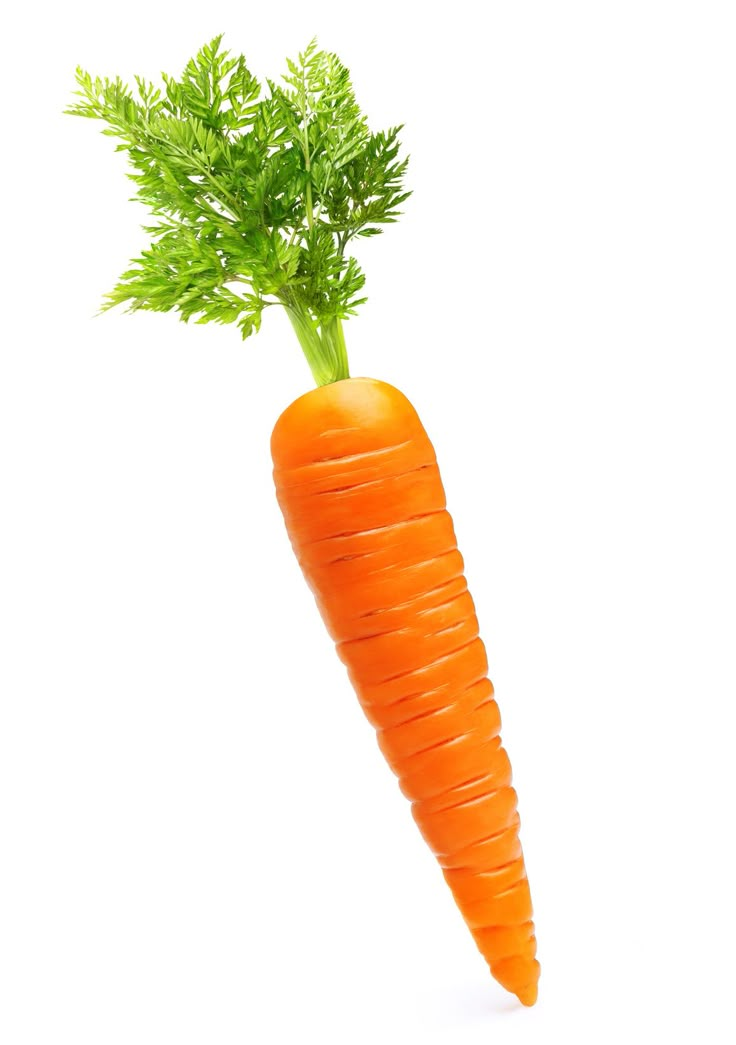
#> input picture carrot.jpg, 736 x 1045 px, given in place of the camera
$ python main.py
#> lines starting #> are read from the running program, lines starting #| are printed output that depends on the picture; after the words box and inside, x2 and y2 are one past the last pixel; in counts of white or black regions, pixels touching at a corner belong together
import cv2
import numpy as np
from vegetable_data import vegetable_info

stable_name = ""
stable_count = 0
CONFIRM_FRAMES = 2
detected_frames = 0

# ------------------ Sharp Detection ------------------

def count_sharp_ends(cnt):
    if len(cnt) > 150:
        cnt = cv2.approxPolyDP(cnt, 5, True)

    pts = cnt.reshape(-1,2)
    max_dist = 0
    p1 = p2 = None

    for i in range(len(pts)):
        for j in range(i+1,len(pts)):
            dist = np.linalg.norm(pts[i]-pts[j])
            if dist > max_dist:
                max_dist = dist
                p1 = pts[i]
                p2 = pts[j]

    sharp_count = 0

    for p in [p1,p2]:
        dists = np.linalg.norm(pts - p, axis=1)
        idx = np.argmin(dists)

        prev = pts[(idx-5)%len(pts)]
        nextp = pts[(idx+5)%len(pts)]

        v1 = prev - p
        v2 = nextp - p

        angle = abs(np.degrees(
            np.arctan2(v2[1],v2[0]) -
            np.arctan2(v1[1],v1[0])
        ))

        if angle < 80:
            sharp_count += 1

    return sharp_count

# ------------------ Camera ------------------

cap = cv2.VideoCapture(0)
kernel = np.ones((5,5), np.uint8)
cv2.namedWindow("Smart Scan", cv2.WINDOW_NORMAL)

while True:
    ret, frame = cap.read()
#> frame is the input picture: shape (1045, 736, 3); mean B, G, R 215.7, 235.2, 244.6
    if not ret:
        break

    frame = cv2.flip(frame, 1)
    h, w, _ = frame.shape
#> h = 1045; w = 736

    box = 300
    sx = w//2 - box//2
#> sx = 218
    sy = h//2 - box//2
#> sy = 372
    ex = sx + box
#> ex = 518
    ey = sy + box
#> ey = 672

    cv2.rectangle(frame,(sx,sy),(ex,ey),(255,255,255),2)
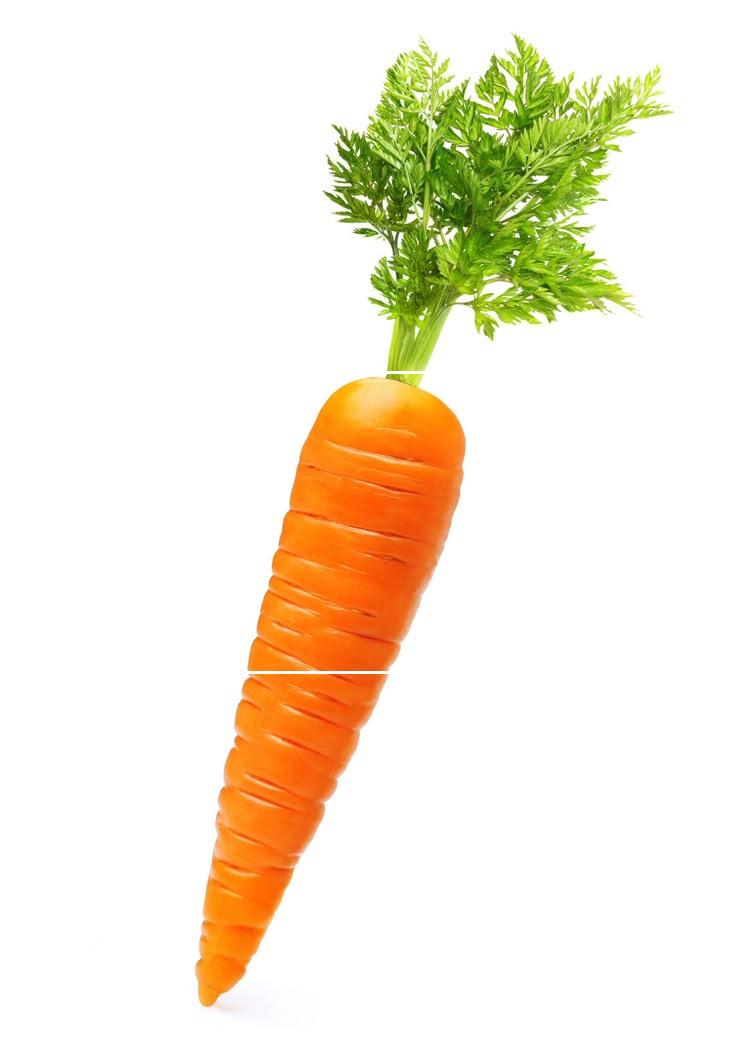
#> frame: shape (1045, 736, 3); mean B, G, R 215.9, 235.3, 244.6

    roi = frame[sy:ey, sx:ex]
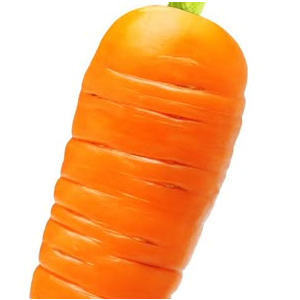
#> roi: shape (300, 300, 3); mean B, G, R 140.9, 189.4, 250.6
    roi = cv2.convertScaleAbs(roi, alpha=1.1, beta=10)
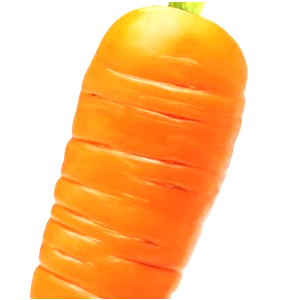
#> roi: shape (300, 300, 3); mean B, G, R 147.6, 200.7, 254.8
    blur = cv2.GaussianBlur(roi,(5,5),0)
    hsv = cv2.cvtColor(blur, cv2.COLOR_BGR2HSV)
#> hsv: shape (300, 300, 3); mean H, S, V 8, 107.4, 254.8

    roi_area = box * box
    detected = False
    detected_name = ""
    box_data = None

    # ------------------ MASKS ------------------

    mask_potato = cv2.inRange(hsv, (10, 30, 50), (45, 255, 255))
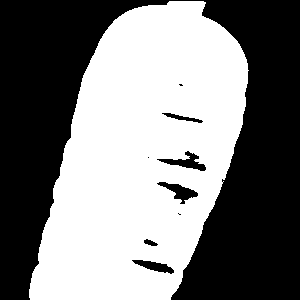
#> mask_potato: shape (300, 300); 49.2% white; 1 white region, box (x1, y1, x2, y2) and area: (29, 1, 249, 300) 44303
    mask_red    = cv2.inRange(hsv,(0,100,80),(10,255,255)) + \
                  cv2.inRange(hsv,(160,100,80),(179,255,255))
#> mask_red: shape (300, 300); 4.6% white; 16 white regions (9 under 20 px), largest, box (x1, y1, x2, y2) and area: (145, 148, 212, 226) 2536, (127, 238, 179, 276) 838, (132, 287, 163, 300) 243
    mask_orange = cv2.inRange(hsv,(8,120,120),(30,255,255))
#> mask_orange: shape (300, 300); 47.4% white; 2 white regions (1 under 20 px), largest, box (x1, y1, x2, y2) and area: (31, 5, 247, 300) 42667
    mask_green  = cv2.inRange(hsv,(30,40,40),(90,255,255))
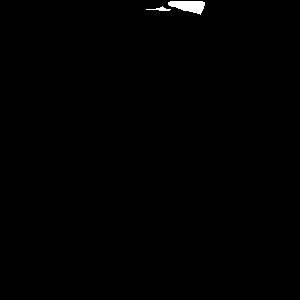
#> mask_green: shape (300, 300); 0.43% white; 2 white regions, box (x1, y1, x2, y2) and area: (168, 1, 205, 15) 336, (146, 6, 171, 11) 51

    mask_green  = cv2.morphologyEx(mask_green, cv2.MORPH_OPEN, kernel)
#> mask_green: shape (300, 300); 0.36% white; 1 white region, box (x1, y1, x2, y2) and area: (170, 1, 204, 13) 320
    mask_green  = cv2.morphologyEx(mask_green, cv2.MORPH_CLOSE, kernel)
#> mask_green: shape (300, 300); 0.39% white; 1 white region

    def detect(mask):
        contours,_ = cv2.findContours(mask,cv2.RETR_EXTERNAL,cv2.CHAIN_APPROX_SIMPLE)
#> contours = 1 contour; box (x1, y1, x2, y2) and area: (29, 1, 249, 300) 45082
        if not contours:
            return None

        cnt = max(contours, key=cv2.contourArea)
#> cnt = contour of 354 points, box (x1, y1, x2, y2) (29, 1, 249, 300), area 45082
        area = cv2.contourArea(cnt)
#> area = 45082.5

        if not (8000 < area < roi_area*0.95):
            return None

        peri = cv2.arcLength(cnt,True)
#> peri = 919.5
        if peri == 0:
            return None

        circularity = 4*np.pi*area/(peri*peri)
#> circularity = 0.67
        x_,y_,w_,h_ = cv2.boundingRect(cnt)
#> x_ = 29; y_ = 1; w_ = 220; h_ = 299
        ar = float(w_)/h_
#> ar = 0.736

        hull = cv2.convexHull(cnt)
#> hull = contour of 40 points, box (x1, y1, x2, y2) (29, 1, 249, 300), area 45942
        hull_area = cv2.contourArea(hull)
#> hull_area = 45942
        if hull_area == 0:
            return None

        solidity = area/hull_area
#> solidity = 0.981
        sharp = count_sharp_ends(cnt)
#> in count_sharp_ends, `cnt = cv2.approxPolyDP(cnt, 5, True)`: cnt = contour of 11 points, box (x1, y1, x2, y2) (30, 2, 247, 300), area 44436
#> in count_sharp_ends, `pts = cnt.reshape(-1,2)`: pts = [[205, 2], [134, 8], [100, 39], [82, 78], [30, 299], [170, 299], [225, 177], [245, 106], [246, 59], [223, 27], [201, 15]]
#> the loop in count_sharp_ends, `for i in range(len(pts)):` made 11 passes
#> after the loop in count_sharp_ends, `for i in range(len(pts)):`: max_dist = 344.7; p1 = [205, 2]; p2 = [30, 299]
#> the loop in count_sharp_ends, `for p in [p1,p2]:` made 2 passes
#> (p, idx, prev, nextp, v1, v2, angle, sharp_count) on passes 1 to 2: ([205, 2], 0, [225, 177], [170, 299], [20, 175], [-35, 297], 13.24, 1), ([30, 299], 4, [201, 15], [223, 27], [171, -284], [193, -272], 4.31, 2)
#> after the loop in count_sharp_ends, `for p in [p1,p2]:`: sharp_count = 2
#> sharp = 2
        thickness = area / (w_ * h_)
#> thickness = 0.685

        return area,circularity,ar,solidity,sharp,thickness,x_,y_,w_,h_

    # ------------------ POTATO ------------------

    data = detect(mask_potato)
#> data = (45082.5, 0.67, 0.736, 0.981, 2, 0.685, 29, 1, 220, 299)
    if data:
        area,cir,ar,sol,sharp,thickness,x_,y_,w_,h_ = data
#> area = 45082.5; cir = 0.67; ar = 0.736; sol = 0.981; sharp = 2; thickness = 0.685; x_ = 29; y_ = 1; w_ = 220; h_ = 299

        detected = True
        detected_name = ""
        box_data = (x_, y_, w_, h_)
#> box_data = (29, 1, 220, 299)

        if (
                0.75 < ar < 1.45 and
                cir > 0.72 and
                sol > 0.85 and
                thickness > 0.75 and
                area > 20000
        ):
            detected_name = "Potato"
            print("Ar", ar, "Cir", cir, "Sol", sol, "Sharp", sharp, "Think", thickness)
            box_data = (x_,y_,w_,h_)

    # ------------------ RED ------------------

    if not detected:
        data = detect(mask_red)
        if data:
            area,cir,ar,sol,sharp,thickness,x_,y_,w_,h_ = data

            detected = True
            detected_name = ""
            box_data = (x_, y_, w_, h_)

            if 0.85 < ar < 1.2 and cir > 0.80 and sol > 0.90:
                detected_name = "Tomato"
                print("Name: ",detected_name,"Ar: ",ar,"Cir: ",cir,"Sol: ",sol)

            elif ar > 3.5:
                detected_name = "Carrot"

            if detected_name:
                detected = True
                box_data = (x_,y_,w_,h_)

            print("Name: ",detected_name)

    # ------------------ ORANGE ------------------

    if not detected:
        data = detect(mask_orange)
        if data:
            area,cir,ar,sol,sharp,thickness,x_,y_,w_,h_ = data

            detected = True
            detected_name = ""
            box_data = (x_, y_, w_, h_)

            if ar > 3.5:
                detected_name = "Carrot"

            elif 2.0 < ar < 3.5 and thickness > 0.65:
                detected_name = "Corn"

            if detected_name:
                detected = True
                box_data = (x_,y_,w_,h_)

            print("Name: ",detected_name)

    # ------------------ GREEN ------------------

    if not detected:
        data = detect(mask_green)
        if data:
            area,cir,ar,sol,sharp,thickness,x_,y_,w_,h_ = data
            detected = True
            detected_name = ""
            box_data = (x_, y_, w_, h_)

            # Ladyfinger
            if ar > 5 and sharp >= 1:
                detected_name = "Ladyfinger"

            # Cucumber
            elif (
                    2.2 < ar < 3.5 and
                    cir >= 0.4 and
                    sharp >= 1 and
                    0.4 < thickness < 0.9 and
                    sol > 0.93
            ):
                detected_name = "Cucumber"

            # Lime
            elif 0.8 < ar < 1.3 and 0.55 < cir < 0.78 and sol > 0.9:
                detected_name = "Lime"

            print("Detected:", detected_name)
            print("Ar",ar,"Cir",cir,"Sol",sol,"Sharp",sharp,"Think",thickness)

            if detected_name:
                detected = True
                box_data = (x_,y_,w_,h_)

    # ------------------ Stability ------------------

    if detected:
        detected_frames += 1
    else:
        detected_frames = 0
        stable_name = ""
        stable_count = 0

    # name stability (only for in-scope)
    if detected and detected_name:
        if detected_name == stable_name:
            stable_count += 1
        else:
            stable_name = detected_name
            stable_count = 1

    # ------------------ DISPLAY ------------------

    panel_x = frame.shape[1] - 420
#> panel_x = 316
    panel_y = 40
    panel_width = 400
    alpha = 0.85

    # ================== CORRECT ==================

    if stable_count >= CONFIRM_FRAMES and box_data and stable_name in vegetable_info:

        x_, y_, w_, h_ = box_data
        x = x_ + sx
        y = y_ + sy

        # Bounding box
        cv2.rectangle(frame, (x, y), (x + w_, y + h_), (0, 215, 255), 3)

        info = vegetable_info.get(stable_name)

        # Collect benefits automatically
        benefits = [v for k, v in info.items() if k.startswith("benefit")]

        panel_height = 120 + (len(benefits) * 25)

        overlay = frame.copy()
        cv2.rectangle(
            overlay,
            (panel_x, panel_y),
            (panel_x + panel_width, panel_y + panel_height),
            (0, 215, 255),
            -1
        )

        cv2.addWeighted(overlay, alpha, frame, 1 - alpha, 0, frame)

        # Text
        cv2.putText(frame, stable_name.upper(),
                    (panel_x + 15, panel_y + 30),
                    cv2.FONT_HERSHEY_SIMPLEX, 0.8, (0, 0, 0), 2)

        cv2.putText(frame, "Calories: " + info["calories"],
                    (panel_x + 15, panel_y + 60),
                    cv2.FONT_HERSHEY_SIMPLEX, 0.55, (0, 0, 0), 1)

        cv2.putText(frame, "Nutrients: " + info["nutrient"],
                    (panel_x + 15, panel_y + 80),
                    cv2.FONT_HERSHEY_SIMPLEX, 0.55, (0, 0, 0), 1)

        y_text = panel_y + 110
        for b in benefits:
            cv2.putText(frame, "- " + b,
                        (panel_x + 25, y_text),
                        cv2.FONT_HERSHEY_SIMPLEX, 0.5, (0, 0, 0), 1)
            y_text += 25

    # ================== ERROR ==================

    elif detected_frames >= CONFIRM_FRAMES and not (

            stable_count >= CONFIRM_FRAMES and stable_name in vegetable_info

    ):

        panel_height = 100
        overlay = frame.copy()

        cv2.rectangle(
            overlay,
            (panel_x, panel_y),
            (panel_x + panel_width, panel_y + panel_height),
            (0, 0, 255),
            -1
        )

        cv2.addWeighted(overlay, alpha, frame, 1 - alpha, 0, frame)

        cv2.putText(frame, "OUT OF SCOPE VEGETABLE",
                    (panel_x + 20, panel_y + 40),
                    cv2.FONT_HERSHEY_SIMPLEX, 0.65, (0, 0, 0), 2)

        cv2.putText(frame, "This vegetable is not in our system",
                    (panel_x + 20, panel_y + 70),
                    cv2.FONT_HERSHEY_SIMPLEX, 0.5, (0, 0, 0), 1)

    # ================== SCANNING ==================

    else:
        panel_height = 90
        overlay = frame.copy()

        cv2.rectangle(
            overlay,
            (panel_x, panel_y),
            (panel_x + panel_width, panel_y + panel_height),
            (200, 200, 200),
            -1
        )
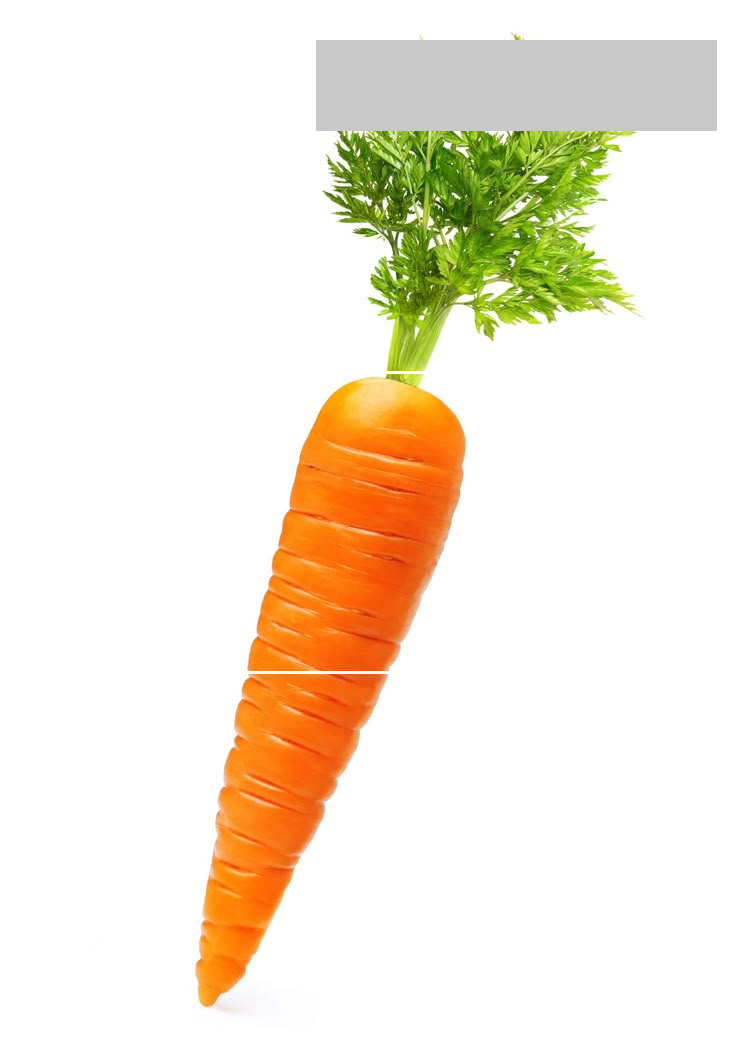
#> overlay: shape (1045, 736, 3); 4.74% of pixels changed, all inside (x1, y1, x2, y2) = (316, 40, 717, 131)

        cv2.addWeighted(overlay, alpha, frame, 1 - alpha, 0, frame)

        cv2.putText(frame, "NO VEGETABLE DETECTED",
                    (panel_x + 20, panel_y + 40),
                    cv2.FONT_HERSHEY_SIMPLEX, 0.6, (0, 0, 0), 2)

        cv2.putText(frame, "Place a vegetable inside the box",
                    (panel_x + 20, panel_y + 65),
                    cv2.FONT_HERSHEY_SIMPLEX, 0.5, (0, 0, 0), 1)
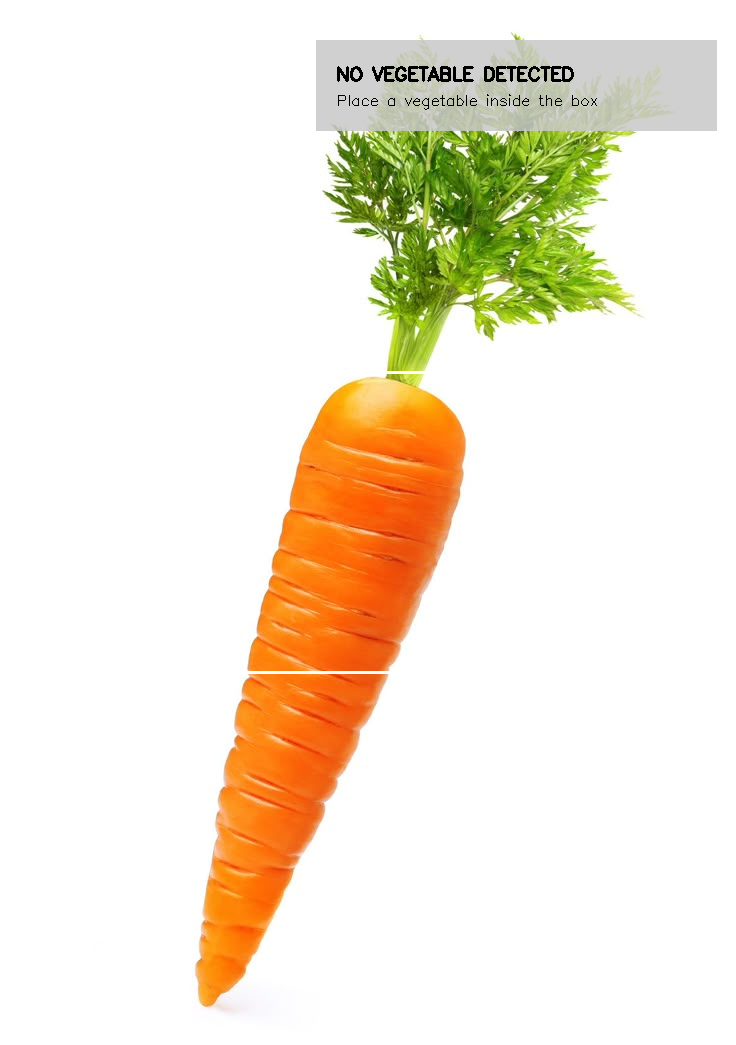
#> frame: shape (1045, 736, 3); mean B, G, R 216.3, 233.5, 243.3

    cv2.imshow("Smart Scan",frame)
    # [4 lines of commented-out code are left out]

    if cv2.waitKey(1)&0xFF==ord('q'):
#> (key q is pressed here)
        break

cap.release()
cv2.destroyAllWindows()

$ run again, on lettuce_ref.jpg
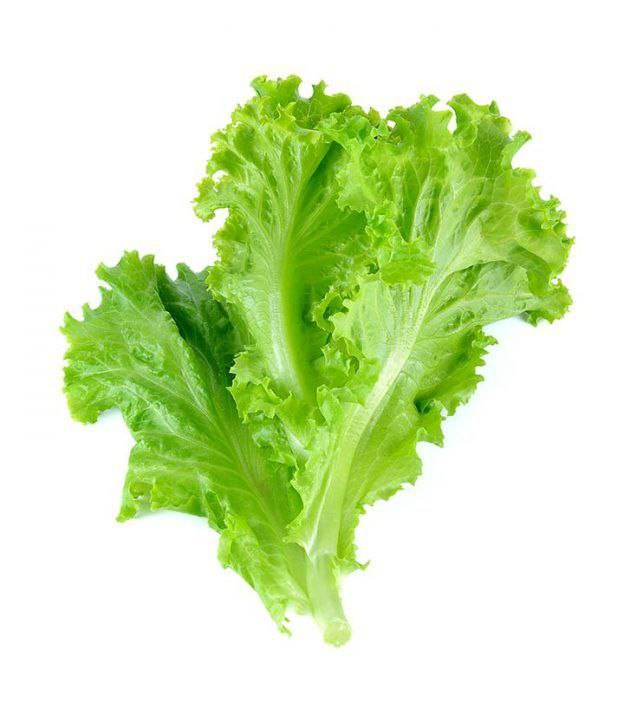
#> input picture lettuce_ref.jpg, 624 x 702 px, given in place of the camera
#> frame is the input picture: shape (702, 624, 3); mean B, G, R 181.7, 232.1, 210.9
#> hsv: shape (300, 300, 3); mean H, S, V 40.3, 159.8, 220.1
#> `mask_potato = cv2.inRange(hsv, (10, 30, 50), (45, 255, 255))`:
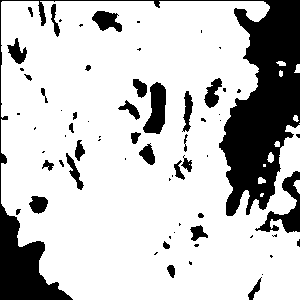
#> mask_potato: shape (300, 300); 78% white; 68 black regions (37 under 20 px), largest, box (x1, y1, x2, y2) and area: (0, 0, 300, 300) 14504, (255, 171, 300, 233) 924, (143, 82, 166, 134) 764
#> mask_red: shape (300, 300); every value is 0
#> contours = 12 contours, 4 with area under 20; largest, box (x1, y1, x2, y2) and area: (1, 1, 300, 300) 73218, (293, 180, 300, 194) 43, (267, 152, 274, 163) 40, (258, 177, 266, 184) 32, (294, 64, 300, 73) 26, (276, 61, 286, 66) 26, (274, 141, 280, 147) 20, (293, 115, 299, 122) 20
#> in detect, `cnt = max(contours, key=cv2.contourArea)`: cnt = contour of 608 points, box (x1, y1, x2, y2) (1, 1, 300, 300), area 73218
#> in detect, `area = cv2.contourArea(cnt)`: area = 73217.5
#> peri = 1934.9
#> circularity = 0.246
#> in detect, `x_,y_,w_,h_ = cv2.boundingRect(cnt)`: x_ = 1; w_ = 299
#> in detect, `ar = float(w_)/h_`: ar = 1
#> hull = contour of 12 points, box (x1, y1, x2, y2) (1, 1, 300, 300), area 84367
#> hull_area = 84367
#> solidity = 0.868
#> in count_sharp_ends, `cnt = cv2.approxPolyDP(cnt, 5, True)`: cnt = contour of 57 points, box (x1, y1, x2, y2) (1, 1, 300, 300), area 72817
#> pts = 57 pairs, first value 1 to 299, second value 1 to 299
#> the loop in count_sharp_ends, `for i in range(len(pts)):` made 57 passes
#> after the loop in count_sharp_ends, `for i in range(len(pts)):`: max_dist = 420.7; p1 = [2, 1]; p2 = [299, 299]
#> the loop in count_sharp_ends, `for p in [p1,p2]:` made 2 passes
#> (p, idx, prev, nextp, v1, v2, angle, sharp_count) on pass 2: ([299, 299], 18, [57, 281], [277, 231], [-242, -18], [-22, -68], 67.82, 1)
#> after the loop in count_sharp_ends, `for p in [p1,p2]:`: sharp_count = 1
#> in detect, `thickness = area / (w_ * h_)`: thickness = 0.819
#> data = (73217.5, 0.246, 1, 0.868, 1, 0.819, 1, 1, 299, 299)
#> `area,cir,ar,sol,sharp,thickness,x_,y_,w_,h_ = data`: area = 73217.5; cir = 0.246; ar = 1; sol = 0.868; sharp = 1; thickness = 0.819; x_ = 1; w_ = 299
#> box_data = (1, 1, 299, 299)
#> overlay: shape (702, 624, 3); mean B, G, R 181.7, 229, 209
#> `cv2.putText(frame, "Place a vegetable inside the box", (panel_x + 20, ..`:
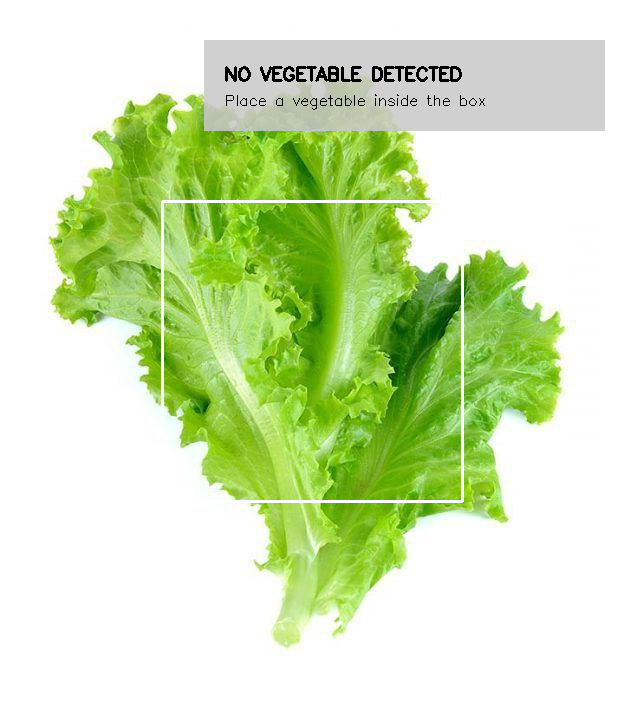
#> frame: shape (702, 624, 3); mean B, G, R 180.8, 228.4, 208.2
